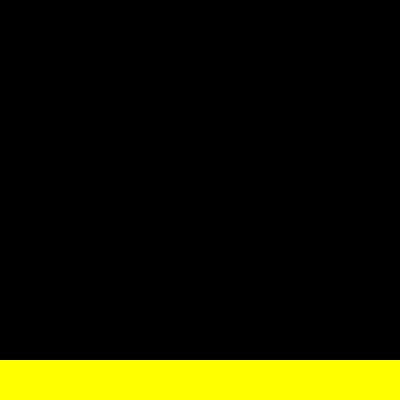
Frame 1 (no input)
Frame 60 (the mouse pressed at the canvas centre just before this capture): identical to frame 1, image omitted
Frame 120 (the mouse held since frame 60 and released just before this capture): identical to frame 1, image omitted

The Processing sketch that drew this single still picture (run headless with seeded random() and noise(); from frame 60 on, the mouse is pressed at the canvas centre):

// Processing sketch: ca_something
// ── ca_something.pde
enum TYPE {
  AIR, 
    SAND, 
    WATER, 
    INVALID,
}

HashMap<TYPE, Float> densityMap = new HashMap<TYPE, Float>();
HashMap<TYPE, Integer> directions = new HashMap<TYPE, Integer>();

final int D_UP = 1 << 0;
final int D_DOWN = 1 << 1;
final int D_LEFT = 1 << 2;
final int D_RIGHT = 1 << 3;
final int D_DOWNLEFT = 1 << 4;
final int D_DOWNRIGHT = 1 << 5;


boolean dir(TYPE type, int d) {
  
  int v = directions.get(type);
  
  return ((v & d) != 0);
  
  
}

TYPE[][] map;
int[][] updateMap;

final int W = 100;
final int H = 100;
int TW, TH;
int updateCounter = 0;

void setup () {
  size(400, 400);
  int air = 0b0000000;
  int sand = 0b0110010;
  int water = 0b0111110;


  directions.put(TYPE.AIR, air);
  directions.put(TYPE.SAND, sand);
  directions.put(TYPE.WATER, water);


  densityMap.put(TYPE.AIR, 1f);
  densityMap.put(TYPE.SAND, 2f);
  densityMap.put(TYPE.WATER, 1.5f);


  map = new TYPE[W][H];
  updateMap = new int[W][H];

  TW = width / W;
  TH = height / H;

  for (int x = 0; x < W; x += 1) {
    for (int y = 0; y < H; y += 1) {
      map[x][y] = TYPE.AIR;
    }
  }

  for (int x = 0; x < W; x += 1) {
    for (int y = 90; y < H; y += 1) {
      map[x][y] = TYPE.SAND;
    }
  }
}

void mousePressed() {
  if (mouseButton == LEFT) {
    addTypeAtCursor(TYPE.SAND);
  } else if (mouseButton == RIGHT) {
    setTypeAtCursor(TYPE.AIR);
  } else if (mouseButton == CENTER) {
    addTypeAtCursor(TYPE.WATER);
  }
}

void mouseDragged() {
  if (mouseButton == LEFT) {
    addTypeAtCursor(TYPE.SAND);
  } else  if (mouseButton == RIGHT) {
    setTypeAtCursor(TYPE.AIR);
  } else if (mouseButton == CENTER) {
    addTypeAtCursor(TYPE.WATER);
  }
}

void setTypeAtCursor(TYPE type) {
  int xx = floor((float)mouseX / (float)TW);
  int yy = floor((float)mouseY / (float)TH);


  for (float a = 0; a < TWO_PI; a += radians(1)) {
    for (float r = 1; r < 4; r += 1) {
      int xf = floor ((float)xx + r * cos(a));
      int yf = floor ((float)yy + r * sin(a));

      if (!OOB(xf, yf)) {

        map[xf][yf] = type;
      }
    }
  }
}

void addTypeAtCursor(TYPE type) {
  int xx = floor((float)mouseX / (float)TW);
  int yy = floor((float)mouseY / (float)TH);


  for (float a = 0; a < TWO_PI; a += radians(1)) {
    for (float r = 1; r < 4; r += 1) {
      int xf = floor ((float)xx + r * cos(a));
      int yf = floor ((float)yy + r * sin(a));

      if (!OOB(xf, yf)) {
        if (map[xf][yf] == TYPE.AIR) {
          map[xf][yf] = type;
        }
      }
    }
  }
}


boolean OOB(int x, int y) {
  return (x < 0 || x > W-1 || y < 0 || y > H-1);
}

void draw() {
  background(0);
  updateCounter = 1 - updateCounter;
  updateMapNew();
  drawMap();
}

TYPE getType(int x, int y) {
  if (OOB(x, y)) {
    return TYPE.INVALID;
  } else {
    return map[x][y];
  }
}

void setMap(int x, int y, TYPE type) {
  if (!OOB(x, y)) {
    map[x][y] = type;
  }
}


void updateMapNew() {
  int c = 0;
  for (int x = 0; x < W; x += 1) {

    for (int y = H-1; y >= 0; y -= 1) {
      c = (c + floor(random(3))) % 10;

      TYPE curr = getType(x,y);
      
      if (dir(curr,D_DOWN) && checkDirection(x,y,x,y+1)) {
        swap(x,y,x,y+1);
      } else if (c % 2 == 0) {
        if (dir(curr,D_LEFT) && checkDirection(x,y,x-1,y)) {
          swap(x,y,x-1,y);
        } else if (dir(curr, D_RIGHT) && checkDirection(x,y,x+1,y)) {
          swap(x,y,x+1,y);
        } else if (dir(curr, D_DOWNLEFT) && checkDirection(x,y,x-1,y+1)) {
          swap(x,y,x-1,y+1);
        } else if (dir(curr, D_DOWNLEFT) && checkDirection(x,y,x+1,y+1)) {
          swap(x,y,x+1,y+1);
        }
      } else {
        if (dir(curr,D_RIGHT) && checkDirection(x,y,x+1,y)) {
          swap(x,y,x+1,y);
        } else if (dir(curr, D_LEFT) && checkDirection(x,y,x-1,y)) {
          swap(x,y,x-1,y);
        } else if (dir(curr, D_DOWNRIGHT) && checkDirection(x,y,x+1,y+1)) {
          swap(x,y,x+1,y+1);
        } else if (dir(curr, D_DOWNLEFT) && checkDirection(x,y,x-1,y+1)) {
          swap(x,y,x-1,y+1);
        }
      }
      
      

    }
  }
}

void swap(int x0, int y0, int x1, int y1) {
  TYPE t0 = getType(x0, y0);

  TYPE t1 = getType(x1, y1);
  
  
  map[x0][y0] = t1;
  map[x1][y1] = t0;
}


boolean checkDirection(int x0, int y0, int x1, int y1) {

  TYPE t0 = getType(x0, y0);
  if (t0 == TYPE.INVALID) return false;
  float d0 = densityMap.get(t0);
  TYPE t1 = getType(x1, y1);
  if (t1 == TYPE.INVALID) return false;
  float d1 = densityMap.get(t1);


  if (t0 != t1 && d0 > d1) {
    return true;
  } else {
    return false;
  }
}

void updateMap() {
  int c = 0;
  for (int x = 0; x < W; x += 1) {

    for (int y = H-1; y >= 0; y -= 1) {
      c = (c + floor(random(3))) % 10;

      TYPE me = getType(x, y);

      if (me == TYPE.SAND || me == TYPE.WATER) {

        TYPE below = getType(x, y+1);
        TYPE left = getType(x-1, y);
        TYPE right = getType(x+1, y);
        TYPE bLeft = getType(x-1, y+1);
        TYPE bRight = getType(x+1, y+1);

        if (below == TYPE.AIR) {
          setMap(x, y+1, me);
          setMap(x, y, TYPE.AIR);
        } else if (c % 2 == 0) {
          if (bLeft == TYPE.AIR) {
            setMap(x-1, y+1, me);
            setMap(x, y, TYPE.AIR);
          } else if (bRight == TYPE.AIR) {
            setMap(x+1, y+1, me);
            setMap(x, y, TYPE.AIR);
          } else if (me == TYPE.WATER) {
            if (left == TYPE.AIR) {
              setMap(x-1, y, TYPE.WATER);
              setMap(x, y, TYPE.AIR);
            } else if (right == TYPE.AIR) {
              setMap(x+1, y, TYPE.WATER);
              setMap(x, y, TYPE.AIR);
            }
          }
        } else if (c % 2 != 0) {
          if (bRight == TYPE.AIR) {
            setMap(x+1, y+1, me);
            setMap(x, y, TYPE.AIR);
          } else     if (bLeft == TYPE.AIR) {
            setMap(x-1, y+1, me);
            setMap(x, y, TYPE.AIR);
          } else if (me == TYPE.WATER) {
            if (right == TYPE.AIR) {
              setMap(x+1, y, TYPE.WATER);
              setMap(x, y, TYPE.AIR);
            } else if (left == TYPE.AIR) {
              setMap(x-1, y, TYPE.WATER);
              setMap(x, y, TYPE.AIR);
            }
          }
        }
      }
    }
  }
}

void drawMap() {
  for (int x = 0; x < W; x += 1) {
    for (int y = 0; y < H; y += 1) {
      TYPE t = map[x][y];
      noStroke();
      fill(255, 255, 0);
      switch(t) {
      case AIR:
        break;
      case SAND:
        rect(x * TW, y * TH, TW, TH);
        break;
      case WATER:
        fill(0, 0, 255);
        rect(x * TW, y * TH, TW, TH);
        break;        
      case INVALID:
        break;
      }
    }
  }
}
